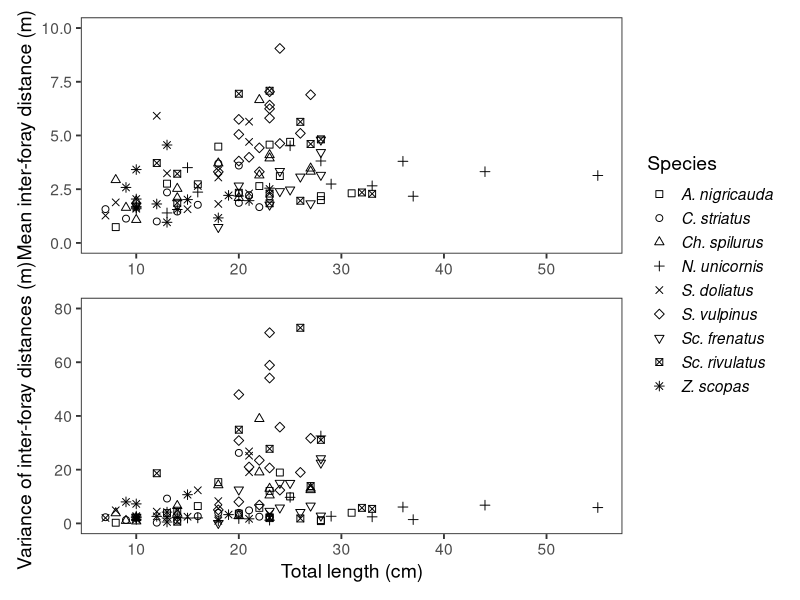

Write the R code that produced this figure.
###########################################
#
# Supplementary Figures
# Author: Cher Chow
# Updated: Mar 18, 2021
#
###########################################

getwd()
require(tidyverse) # for ggplot, stringr, dplyr
require(patchwork) # for multiple panels
dt <- read.table('src/R-data_Lizard_ellipse_Area.txt', header=T) # read in data

View(dt)
# Prettier species names for plotting
species <- as.vector(rep('', length(unique(dt$Species))))
unique(dt$Species)
species <- c(
  'Sc. rivulatus',
  'S. doliatus',
  'A. nigricauda', 
  'Sc. frenatus', 
  'Ch. spilurus', # updated taxonomy split Ch. sordidus into two species
  'N. unicornis',
  'C. striatus',
  'S. vulpinus',
  'Z. scopas'
)
names(species) <- unique(dt$Species)
dt$SpLong <- dt$Species # make a duplicate of the row for replacement
dt$SpLong <- str_replace_all(dt$SpLong, species) # replace

SizeIntFor <- ggplot(data=dt, aes(x=Size, y=IntFor)) +
  geom_point(aes(shape=SpLong), size=2) +
  scale_shape_manual(values=c(0:8,10), name='Species') +
  labs(x=NULL, y='Mean inter-foray distance (m)') +
  scale_y_continuous(limits=c(0,10)) +
  theme_bw(base_size=14) +
  theme(panel.grid=element_blank(), legend.text = element_text(face='italic'))

SizeVarInt <- ggplot(data=dt, aes(x=Size, y=VarInt)) +
  geom_point(aes(shape=SpLong), size=2) +
  scale_shape_manual(values=c(0:8,10), name='Species') +
  labs(x='Total length (cm)', y='Variance of inter-foray distances (m)') +
  scale_y_continuous(limits=c(0,80)) +
  theme_bw(base_size=14) +
  theme(panel.grid=element_blank(), legend.text = element_text(face='italic'))

fig1_SizeInt <- SizeIntFor / SizeVarInt + plot_layout(guides='collect')
fig1_SizeInt



